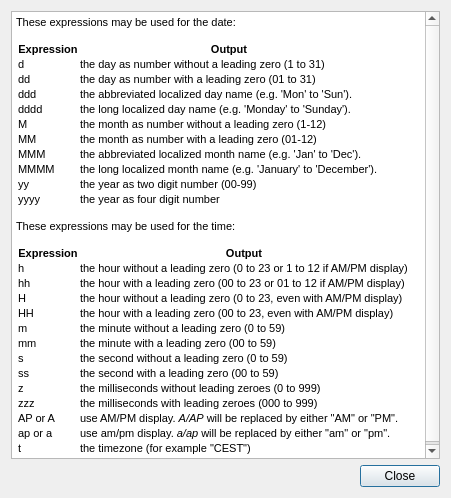
<?xml version="1.0" encoding="UTF-8"?>
<ui version="4.0">
 <class>FilenameConstructionDialog</class>
 <widget class="QDialog" name="FilenameConstructionDialog">
  <property name="geometry">
   <rect>
    <x>0</x>
    <y>0</y>
    <width>451</width>
    <height>498</height>
   </rect>
  </property>
  <property name="windowTitle">
   <string>Dialog</string>
  </property>
  <layout class="QVBoxLayout" name="verticalLayout">
   <item>
    <widget class="QTextBrowser" name="textBrowser">
     <property name="html">
      <string>&lt;!DOCTYPE HTML PUBLIC &quot;-//W3C//DTD HTML 4.0//EN&quot; &quot;http://www.w3.org/TR/REC-html40/strict.dtd&quot;&gt;
&lt;html&gt;&lt;head&gt;&lt;meta name=&quot;qrichtext&quot; content=&quot;1&quot; /&gt;&lt;style type=&quot;text/css&quot;&gt;
p, li { white-space: pre-wrap; }
&lt;/style&gt;&lt;/head&gt;&lt;body style=&quot; font-family:'MS Shell Dlg 2'; font-size:8.25pt; font-weight:400; font-style:normal;&quot;&gt;
&lt;p style=&quot; margin-top:12px; margin-bottom:12px; margin-left:0px; margin-right:0px; -qt-block-indent:0; text-indent:0px;&quot;&gt;&lt;span style=&quot; font-size:8pt;&quot;&gt;These expressions may be used for the date:&lt;/span&gt;&lt;/p&gt;
&lt;p style=&quot;-qt-paragraph-type:empty; margin-top:0px; margin-bottom:0px; margin-left:0px; margin-right:0px; -qt-block-indent:0; text-indent:0px; font-size:8pt;&quot;&gt;&lt;br /&gt;&lt;/p&gt;
&lt;table border=&quot;0&quot; style=&quot; margin-top:0px; margin-bottom:0px; margin-left:0px; margin-right:0px;&quot; cellspacing=&quot;2&quot; cellpadding=&quot;0&quot;&gt;&lt;thead&gt;
&lt;tr&gt;
&lt;td&gt;
&lt;p align=&quot;center&quot; style=&quot; margin-top:0px; margin-bottom:0px; margin-left:0px; margin-right:0px; -qt-block-indent:0; text-indent:0px;&quot;&gt;&lt;span style=&quot; font-size:8pt; font-weight:600;&quot;&gt;Expression&lt;/span&gt;&lt;/p&gt;&lt;/td&gt;
&lt;td&gt;
&lt;p align=&quot;center&quot; style=&quot; margin-top:0px; margin-bottom:0px; margin-left:0px; margin-right:0px; -qt-block-indent:0; text-indent:0px;&quot;&gt;&lt;span style=&quot; font-size:8pt; font-weight:600;&quot;&gt;Output&lt;/span&gt;&lt;/p&gt;&lt;/td&gt;&lt;/tr&gt;&lt;/thead&gt;
&lt;tr&gt;
&lt;td style=&quot; vertical-align:top;&quot;&gt;
&lt;p style=&quot; margin-top:0px; margin-bottom:0px; margin-left:0px; margin-right:0px; -qt-block-indent:0; text-indent:0px;&quot;&gt;&lt;span style=&quot; font-size:8pt;&quot;&gt;d&lt;/span&gt;&lt;/p&gt;&lt;/td&gt;
&lt;td style=&quot; vertical-align:top;&quot;&gt;
&lt;p style=&quot; margin-top:0px; margin-bottom:0px; margin-left:0px; margin-right:0px; -qt-block-indent:0; text-indent:0px;&quot;&gt;&lt;span style=&quot; font-size:8pt;&quot;&gt;the day as number without a leading zero (1 to 31)&lt;/span&gt;&lt;/p&gt;&lt;/td&gt;&lt;/tr&gt;
&lt;tr&gt;
&lt;td style=&quot; vertical-align:top;&quot;&gt;
&lt;p style=&quot; margin-top:0px; margin-bottom:0px; margin-left:0px; margin-right:0px; -qt-block-indent:0; text-indent:0px;&quot;&gt;&lt;span style=&quot; font-size:8pt;&quot;&gt;dd&lt;/span&gt;&lt;/p&gt;&lt;/td&gt;
&lt;td style=&quot; vertical-align:top;&quot;&gt;
&lt;p style=&quot; margin-top:0px; margin-bottom:0px; margin-left:0px; margin-right:0px; -qt-block-indent:0; text-indent:0px;&quot;&gt;&lt;span style=&quot; font-size:8pt;&quot;&gt;the day as number with a leading zero (01 to 31)&lt;/span&gt;&lt;/p&gt;&lt;/td&gt;&lt;/tr&gt;
&lt;tr&gt;
&lt;td style=&quot; vertical-align:top;&quot;&gt;
&lt;p style=&quot; margin-top:0px; margin-bottom:0px; margin-left:0px; margin-right:0px; -qt-block-indent:0; text-indent:0px;&quot;&gt;&lt;span style=&quot; font-size:8pt;&quot;&gt;ddd&lt;/span&gt;&lt;/p&gt;&lt;/td&gt;
&lt;td style=&quot; vertical-align:top;&quot;&gt;
&lt;p style=&quot; margin-top:0px; margin-bottom:0px; margin-left:0px; margin-right:0px; -qt-block-indent:0; text-indent:0px;&quot;&gt;&lt;span style=&quot; font-size:8pt;&quot;&gt;the abbreviated localized day name (e.g. 'Mon' to 'Sun').&lt;/span&gt;&lt;/p&gt;&lt;/td&gt;&lt;/tr&gt;
&lt;tr&gt;
&lt;td style=&quot; vertical-align:top;&quot;&gt;
&lt;p style=&quot; margin-top:0px; margin-bottom:0px; margin-left:0px; margin-right:0px; -qt-block-indent:0; text-indent:0px;&quot;&gt;&lt;span style=&quot; font-size:8pt;&quot;&gt;dddd&lt;/span&gt;&lt;/p&gt;&lt;/td&gt;
&lt;td style=&quot; vertical-align:top;&quot;&gt;
&lt;p style=&quot; margin-top:0px; margin-bottom:0px; margin-left:0px; margin-right:0px; -qt-block-indent:0; text-indent:0px;&quot;&gt;&lt;span style=&quot; font-size:8pt;&quot;&gt;the long localized day name (e.g. 'Monday' to 'Sunday').&lt;/span&gt;&lt;/p&gt;&lt;/td&gt;&lt;/tr&gt;
&lt;tr&gt;
&lt;td style=&quot; vertical-align:top;&quot;&gt;
&lt;p style=&quot; margin-top:0px; margin-bottom:0px; margin-left:0px; margin-right:0px; -qt-block-indent:0; text-indent:0px;&quot;&gt;&lt;span style=&quot; font-size:8pt;&quot;&gt;M&lt;/span&gt;&lt;/p&gt;&lt;/td&gt;
&lt;td style=&quot; vertical-align:top;&quot;&gt;
&lt;p style=&quot; margin-top:0px; margin-bottom:0px; margin-left:0px; margin-right:0px; -qt-block-indent:0; text-indent:0px;&quot;&gt;&lt;span style=&quot; font-size:8pt;&quot;&gt;the month as number without a leading zero (1-12)&lt;/span&gt;&lt;/p&gt;&lt;/td&gt;&lt;/tr&gt;
&lt;tr&gt;
&lt;td style=&quot; vertical-align:top;&quot;&gt;
&lt;p style=&quot; margin-top:0px; margin-bottom:0px; margin-left:0px; margin-right:0px; -qt-block-indent:0; text-indent:0px;&quot;&gt;&lt;span style=&quot; font-size:8pt;&quot;&gt;MM&lt;/span&gt;&lt;/p&gt;&lt;/td&gt;
&lt;td style=&quot; vertical-align:top;&quot;&gt;
&lt;p style=&quot; margin-top:0px; margin-bottom:0px; margin-left:0px; margin-right:0px; -qt-block-indent:0; text-indent:0px;&quot;&gt;&lt;span style=&quot; font-size:8pt;&quot;&gt;the month as number with a leading zero (01-12)&lt;/span&gt;&lt;/p&gt;&lt;/td&gt;&lt;/tr&gt;
&lt;tr&gt;
&lt;td style=&quot; vertical-align:top;&quot;&gt;
&lt;p style=&quot; margin-top:0px; margin-bottom:0px; margin-left:0px; margin-right:0px; -qt-block-indent:0; text-indent:0px;&quot;&gt;&lt;span style=&quot; font-size:8pt;&quot;&gt;MMM&lt;/span&gt;&lt;/p&gt;&lt;/td&gt;
&lt;td style=&quot; vertical-align:top;&quot;&gt;
&lt;p style=&quot; margin-top:0px; margin-bottom:0px; margin-left:0px; margin-right:0px; -qt-block-indent:0; text-indent:0px;&quot;&gt;&lt;span style=&quot; font-size:8pt;&quot;&gt;the abbreviated localized month name (e.g. 'Jan' to 'Dec'). &lt;/span&gt;&lt;/p&gt;&lt;/td&gt;&lt;/tr&gt;
&lt;tr&gt;
&lt;td style=&quot; vertical-align:top;&quot;&gt;
&lt;p style=&quot; margin-top:0px; margin-bottom:0px; margin-left:0px; margin-right:0px; -qt-block-indent:0; text-indent:0px;&quot;&gt;&lt;span style=&quot; font-size:8pt;&quot;&gt;MMMM&lt;/span&gt;&lt;/p&gt;&lt;/td&gt;
&lt;td style=&quot; vertical-align:top;&quot;&gt;
&lt;p style=&quot; margin-top:0px; margin-bottom:0px; margin-left:0px; margin-right:0px; -qt-block-indent:0; text-indent:0px;&quot;&gt;&lt;span style=&quot; font-size:8pt;&quot;&gt;the long localized month name (e.g. 'January' to 'December').&lt;/span&gt;&lt;/p&gt;&lt;/td&gt;&lt;/tr&gt;
&lt;tr&gt;
&lt;td style=&quot; vertical-align:top;&quot;&gt;
&lt;p style=&quot; margin-top:0px; margin-bottom:0px; margin-left:0px; margin-right:0px; -qt-block-indent:0; text-indent:0px;&quot;&gt;&lt;span style=&quot; font-size:8pt;&quot;&gt;yy&lt;/span&gt;&lt;/p&gt;&lt;/td&gt;
&lt;td style=&quot; vertical-align:top;&quot;&gt;
&lt;p style=&quot; margin-top:0px; margin-bottom:0px; margin-left:0px; margin-right:0px; -qt-block-indent:0; text-indent:0px;&quot;&gt;&lt;span style=&quot; font-size:8pt;&quot;&gt;the year as two digit number (00-99)&lt;/span&gt;&lt;/p&gt;&lt;/td&gt;&lt;/tr&gt;
&lt;tr&gt;
&lt;td style=&quot; vertical-align:top;&quot;&gt;
&lt;p style=&quot; margin-top:0px; margin-bottom:0px; margin-left:0px; margin-right:0px; -qt-block-indent:0; text-indent:0px;&quot;&gt;&lt;span style=&quot; font-size:8pt;&quot;&gt;yyyy&lt;/span&gt;&lt;/p&gt;&lt;/td&gt;
&lt;td style=&quot; vertical-align:top;&quot;&gt;
&lt;p style=&quot; margin-top:0px; margin-bottom:0px; margin-left:0px; margin-right:0px; -qt-block-indent:0; text-indent:0px;&quot;&gt;&lt;span style=&quot; font-size:8pt;&quot;&gt;the year as four digit number&lt;/span&gt;&lt;/p&gt;&lt;/td&gt;&lt;/tr&gt;&lt;/table&gt;
&lt;p style=&quot; margin-top:12px; margin-bottom:12px; margin-left:0px; margin-right:0px; -qt-block-indent:0; text-indent:0px;&quot;&gt;&lt;span style=&quot; font-size:8pt;&quot;&gt;These expressions may be used for the time:&lt;/span&gt;&lt;/p&gt;
&lt;p style=&quot;-qt-paragraph-type:empty; margin-top:0px; margin-bottom:0px; margin-left:0px; margin-right:0px; -qt-block-indent:0; text-indent:0px; font-size:8pt;&quot;&gt;&lt;br /&gt;&lt;/p&gt;
&lt;table border=&quot;0&quot; style=&quot; margin-top:0px; margin-bottom:0px; margin-left:0px; margin-right:0px;&quot; cellspacing=&quot;2&quot; cellpadding=&quot;0&quot;&gt;&lt;thead&gt;
&lt;tr&gt;
&lt;td&gt;
&lt;p align=&quot;center&quot; style=&quot; margin-top:0px; margin-bottom:0px; margin-left:0px; margin-right:0px; -qt-block-indent:0; text-indent:0px;&quot;&gt;&lt;span style=&quot; font-size:8pt; font-weight:600;&quot;&gt;Expression&lt;/span&gt;&lt;/p&gt;&lt;/td&gt;
&lt;td&gt;
&lt;p align=&quot;center&quot; style=&quot; margin-top:0px; margin-bottom:0px; margin-left:0px; margin-right:0px; -qt-block-indent:0; text-indent:0px;&quot;&gt;&lt;span style=&quot; font-size:8pt; font-weight:600;&quot;&gt;Output&lt;/span&gt;&lt;/p&gt;&lt;/td&gt;&lt;/tr&gt;&lt;/thead&gt;
&lt;tr&gt;
&lt;td style=&quot; vertical-align:top;&quot;&gt;
&lt;p style=&quot; margin-top:0px; margin-bottom:0px; margin-left:0px; margin-right:0px; -qt-block-indent:0; text-indent:0px;&quot;&gt;&lt;span style=&quot; font-size:8pt;&quot;&gt;h&lt;/span&gt;&lt;/p&gt;&lt;/td&gt;
&lt;td style=&quot; vertical-align:top;&quot;&gt;
&lt;p style=&quot; margin-top:0px; margin-bottom:0px; margin-left:0px; margin-right:0px; -qt-block-indent:0; text-indent:0px;&quot;&gt;&lt;span style=&quot; font-size:8pt;&quot;&gt;the hour without a leading zero (0 to 23 or 1 to 12 if AM/PM display)&lt;/span&gt;&lt;/p&gt;&lt;/td&gt;&lt;/tr&gt;
&lt;tr&gt;
&lt;td style=&quot; vertical-align:top;&quot;&gt;
&lt;p style=&quot; margin-top:0px; margin-bottom:0px; margin-left:0px; margin-right:0px; -qt-block-indent:0; text-indent:0px;&quot;&gt;&lt;span style=&quot; font-size:8pt;&quot;&gt;hh&lt;/span&gt;&lt;/p&gt;&lt;/td&gt;
&lt;td style=&quot; vertical-align:top;&quot;&gt;
&lt;p style=&quot; margin-top:0px; margin-bottom:0px; margin-left:0px; margin-right:0px; -qt-block-indent:0; text-indent:0px;&quot;&gt;&lt;span style=&quot; font-size:8pt;&quot;&gt;the hour with a leading zero (00 to 23 or 01 to 12 if AM/PM display)&lt;/span&gt;&lt;/p&gt;&lt;/td&gt;&lt;/tr&gt;
&lt;tr&gt;
&lt;td style=&quot; vertical-align:top;&quot;&gt;
&lt;p style=&quot; margin-top:0px; margin-bottom:0px; margin-left:0px; margin-right:0px; -qt-block-indent:0; text-indent:0px;&quot;&gt;&lt;span style=&quot; font-size:8pt;&quot;&gt;H&lt;/span&gt;&lt;/p&gt;&lt;/td&gt;
&lt;td style=&quot; vertical-align:top;&quot;&gt;
&lt;p style=&quot; margin-top:0px; margin-bottom:0px; margin-left:0px; margin-right:0px; -qt-block-indent:0; text-indent:0px;&quot;&gt;&lt;span style=&quot; font-size:8pt;&quot;&gt;the hour without a leading zero (0 to 23, even with AM/PM display)&lt;/span&gt;&lt;/p&gt;&lt;/td&gt;&lt;/tr&gt;
&lt;tr&gt;
&lt;td style=&quot; vertical-align:top;&quot;&gt;
&lt;p style=&quot; margin-top:0px; margin-bottom:0px; margin-left:0px; margin-right:0px; -qt-block-indent:0; text-indent:0px;&quot;&gt;&lt;span style=&quot; font-size:8pt;&quot;&gt;HH&lt;/span&gt;&lt;/p&gt;&lt;/td&gt;
&lt;td style=&quot; vertical-align:top;&quot;&gt;
&lt;p style=&quot; margin-top:0px; margin-bottom:0px; margin-left:0px; margin-right:0px; -qt-block-indent:0; text-indent:0px;&quot;&gt;&lt;span style=&quot; font-size:8pt;&quot;&gt;the hour with a leading zero (00 to 23, even with AM/PM display)&lt;/span&gt;&lt;/p&gt;&lt;/td&gt;&lt;/tr&gt;
&lt;tr&gt;
&lt;td style=&quot; vertical-align:top;&quot;&gt;
&lt;p style=&quot; margin-top:0px; margin-bottom:0px; margin-left:0px; margin-right:0px; -qt-block-indent:0; text-indent:0px;&quot;&gt;&lt;span style=&quot; font-size:8pt;&quot;&gt;m&lt;/span&gt;&lt;/p&gt;&lt;/td&gt;
&lt;td style=&quot; vertical-align:top;&quot;&gt;
&lt;p style=&quot; margin-top:0px; margin-bottom:0px; margin-left:0px; margin-right:0px; -qt-block-indent:0; text-indent:0px;&quot;&gt;&lt;span style=&quot; font-size:8pt;&quot;&gt;the minute without a leading zero (0 to 59)&lt;/span&gt;&lt;/p&gt;&lt;/td&gt;&lt;/tr&gt;
&lt;tr&gt;
&lt;td style=&quot; vertical-align:top;&quot;&gt;
&lt;p style=&quot; margin-top:0px; margin-bottom:0px; margin-left:0px; margin-right:0px; -qt-block-indent:0; text-indent:0px;&quot;&gt;&lt;span style=&quot; font-size:8pt;&quot;&gt;mm&lt;/span&gt;&lt;/p&gt;&lt;/td&gt;
&lt;td style=&quot; vertical-align:top;&quot;&gt;
&lt;p style=&quot; margin-top:0px; margin-bottom:0px; margin-left:0px; margin-right:0px; -qt-block-indent:0; text-indent:0px;&quot;&gt;&lt;span style=&quot; font-size:8pt;&quot;&gt;the minute with a leading zero (00 to 59)&lt;/span&gt;&lt;/p&gt;&lt;/td&gt;&lt;/tr&gt;
&lt;tr&gt;
&lt;td style=&quot; vertical-align:top;&quot;&gt;
&lt;p style=&quot; margin-top:0px; margin-bottom:0px; margin-left:0px; margin-right:0px; -qt-block-indent:0; text-indent:0px;&quot;&gt;&lt;span style=&quot; font-size:8pt;&quot;&gt;s&lt;/span&gt;&lt;/p&gt;&lt;/td&gt;
&lt;td style=&quot; vertical-align:top;&quot;&gt;
&lt;p style=&quot; margin-top:0px; margin-bottom:0px; margin-left:0px; margin-right:0px; -qt-block-indent:0; text-indent:0px;&quot;&gt;&lt;span style=&quot; font-size:8pt;&quot;&gt;the second without a leading zero (0 to 59)&lt;/span&gt;&lt;/p&gt;&lt;/td&gt;&lt;/tr&gt;
&lt;tr&gt;
&lt;td style=&quot; vertical-align:top;&quot;&gt;
&lt;p style=&quot; margin-top:0px; margin-bottom:0px; margin-left:0px; margin-right:0px; -qt-block-indent:0; text-indent:0px;&quot;&gt;&lt;span style=&quot; font-size:8pt;&quot;&gt;ss&lt;/span&gt;&lt;/p&gt;&lt;/td&gt;
&lt;td style=&quot; vertical-align:top;&quot;&gt;
&lt;p style=&quot; margin-top:0px; margin-bottom:0px; margin-left:0px; margin-right:0px; -qt-block-indent:0; text-indent:0px;&quot;&gt;&lt;span style=&quot; font-size:8pt;&quot;&gt;the second with a leading zero (00 to 59)&lt;/span&gt;&lt;/p&gt;&lt;/td&gt;&lt;/tr&gt;
&lt;tr&gt;
&lt;td style=&quot; vertical-align:top;&quot;&gt;
&lt;p style=&quot; margin-top:0px; margin-bottom:0px; margin-left:0px; margin-right:0px; -qt-block-indent:0; text-indent:0px;&quot;&gt;&lt;span style=&quot; font-size:8pt;&quot;&gt;z&lt;/span&gt;&lt;/p&gt;&lt;/td&gt;
&lt;td style=&quot; vertical-align:top;&quot;&gt;
&lt;p style=&quot; margin-top:0px; margin-bottom:0px; margin-left:0px; margin-right:0px; -qt-block-indent:0; text-indent:0px;&quot;&gt;&lt;span style=&quot; font-size:8pt;&quot;&gt;the milliseconds without leading zeroes (0 to 999)&lt;/span&gt;&lt;/p&gt;&lt;/td&gt;&lt;/tr&gt;
&lt;tr&gt;
&lt;td style=&quot; vertical-align:top;&quot;&gt;
&lt;p style=&quot; margin-top:0px; margin-bottom:0px; margin-left:0px; margin-right:0px; -qt-block-indent:0; text-indent:0px;&quot;&gt;&lt;span style=&quot; font-size:8pt;&quot;&gt;zzz&lt;/span&gt;&lt;/p&gt;&lt;/td&gt;
&lt;td style=&quot; vertical-align:top;&quot;&gt;
&lt;p style=&quot; margin-top:0px; margin-bottom:0px; margin-left:0px; margin-right:0px; -qt-block-indent:0; text-indent:0px;&quot;&gt;&lt;span style=&quot; font-size:8pt;&quot;&gt;the milliseconds with leading zeroes (000 to 999)&lt;/span&gt;&lt;/p&gt;&lt;/td&gt;&lt;/tr&gt;
&lt;tr&gt;
&lt;td style=&quot; vertical-align:top;&quot;&gt;
&lt;p style=&quot; margin-top:0px; margin-bottom:0px; margin-left:0px; margin-right:0px; -qt-block-indent:0; text-indent:0px;&quot;&gt;&lt;span style=&quot; font-size:8pt;&quot;&gt;AP or A&lt;/span&gt;&lt;/p&gt;&lt;/td&gt;
&lt;td style=&quot; vertical-align:top;&quot;&gt;
&lt;p style=&quot; margin-top:0px; margin-bottom:0px; margin-left:0px; margin-right:0px; -qt-block-indent:0; text-indent:0px;&quot;&gt;&lt;span style=&quot; font-size:8pt;&quot;&gt;use AM/PM display. &lt;/span&gt;&lt;span style=&quot; font-size:8pt; font-style:italic;&quot;&gt;A/AP&lt;/span&gt;&lt;span style=&quot; font-size:8pt;&quot;&gt; will be replaced by either &amp;quot;AM&amp;quot; or &amp;quot;PM&amp;quot;.&lt;/span&gt;&lt;/p&gt;&lt;/td&gt;&lt;/tr&gt;
&lt;tr&gt;
&lt;td style=&quot; vertical-align:top;&quot;&gt;
&lt;p style=&quot; margin-top:0px; margin-bottom:0px; margin-left:0px; margin-right:0px; -qt-block-indent:0; text-indent:0px;&quot;&gt;&lt;span style=&quot; font-size:8pt;&quot;&gt;ap or a&lt;/span&gt;&lt;/p&gt;&lt;/td&gt;
&lt;td style=&quot; vertical-align:top;&quot;&gt;
&lt;p style=&quot; margin-top:0px; margin-bottom:0px; margin-left:0px; margin-right:0px; -qt-block-indent:0; text-indent:0px;&quot;&gt;&lt;span style=&quot; font-size:8pt;&quot;&gt;use am/pm display. &lt;/span&gt;&lt;span style=&quot; font-size:8pt; font-style:italic;&quot;&gt;a/ap&lt;/span&gt;&lt;span style=&quot; font-size:8pt;&quot;&gt; will be replaced by either &amp;quot;am&amp;quot; or &amp;quot;pm&amp;quot;.&lt;/span&gt;&lt;/p&gt;&lt;/td&gt;&lt;/tr&gt;
&lt;tr&gt;
&lt;td style=&quot; vertical-align:top;&quot;&gt;
&lt;p style=&quot; margin-top:0px; margin-bottom:0px; margin-left:0px; margin-right:0px; -qt-block-indent:0; text-indent:0px;&quot;&gt;&lt;span style=&quot; font-size:8pt;&quot;&gt;t&lt;/span&gt;&lt;/p&gt;&lt;/td&gt;
&lt;td style=&quot; vertical-align:top;&quot;&gt;
&lt;p style=&quot; margin-top:0px; margin-bottom:0px; margin-left:0px; margin-right:0px; -qt-block-indent:0; text-indent:0px;&quot;&gt;&lt;span style=&quot; font-size:8pt;&quot;&gt;the timezone (for example &amp;quot;CEST&amp;quot;)&lt;/span&gt;&lt;/p&gt;&lt;/td&gt;&lt;/tr&gt;&lt;/table&gt;&lt;/body&gt;&lt;/html&gt;</string>
     </property>
    </widget>
   </item>
   <item>
    <widget class="QDialogButtonBox" name="buttonBox">
     <property name="orientation">
      <enum>Qt::Horizontal</enum>
     </property>
     <property name="standardButtons">
      <set>QDialogButtonBox::Close</set>
     </property>
    </widget>
   </item>
  </layout>
 </widget>
 <resources/>
 <connections>
  <connection>
   <sender>buttonBox</sender>
   <signal>rejected()</signal>
   <receiver>FilenameConstructionDialog</receiver>
   <slot>reject()</slot>
   <hints>
    <hint type="sourcelabel">
     <x>316</x>
     <y>260</y>
    </hint>
    <hint type="destinationlabel">
     <x>286</x>
     <y>274</y>
    </hint>
   </hints>
  </connection>
  <connection>
   <sender>buttonBox</sender>
   <signal>accepted()</signal>
   <receiver>FilenameConstructionDialog</receiver>
   <slot>accept()</slot>
   <hints>
    <hint type="sourcelabel">
     <x>248</x>
     <y>254</y>
    </hint>
    <hint type="destinationlabel">
     <x>157</x>
     <y>274</y>
    </hint>
   </hints>
  </connection>
 </connections>
</ui>
